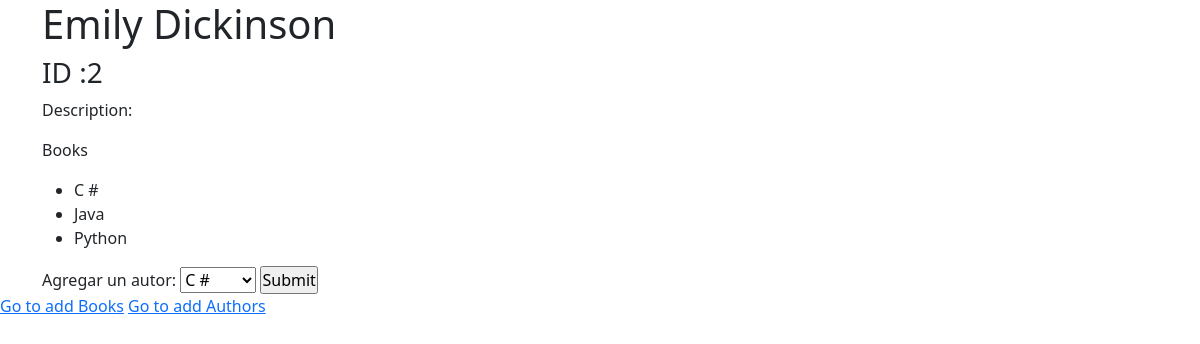
The page /author/2 on the database as committed earlier.
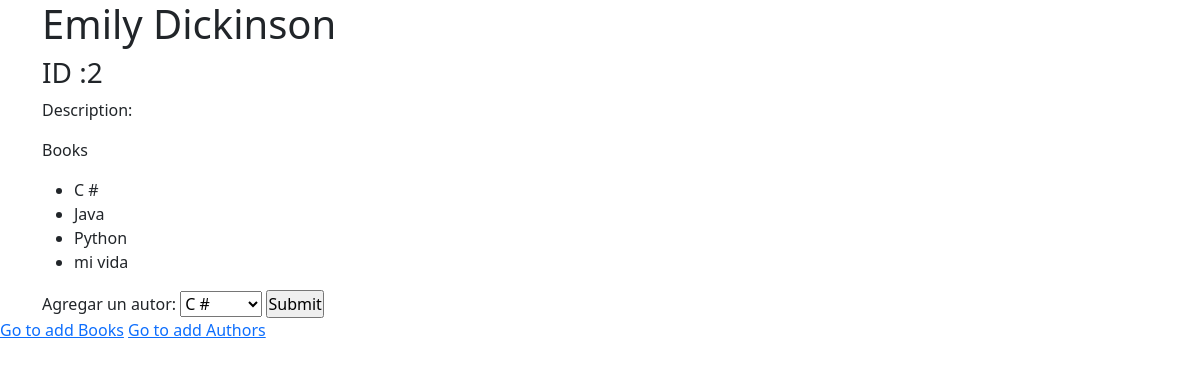
The same page on the database as committed later.
### books_authors_app/models.py (models this page shows)
class book(models.Model):
    title = models.CharField(max_length=255)
    desc = models.TextField()
    created_at = models.DateTimeField(auto_now_add=True)
    updated_at = models.DateTimeField(auto_now=True)

### books_authors_app/views.py (the view, shortened to what this page needs)
# urls.py: path('author/<int:number>', views.view_author),
def view_author(request, number):
    if request.method == "GET":
        datos = {
            'books': models.book.objects.all(),
            'authors': models.author.objects.get(id=number)
        }
        return render(request, "view_author.html", datos)

### books_authors_app/templates/view_author.html (shortened to what this page needs)
<!DOCTYPE html>
<html lang="en">
  <head>
    {% load static %}
    <link rel="stylesheet" href="{% static 'css/view.css'%}" />
    <link
      href="https://cdn.jsdelivr.net/npm/bootstrap@5.0.2/dist/css/bootstrap.min.css"
      rel="stylesheet"
    />
  </head>
  <body>
    <div class="container">
      <h1>{{ authors.first_name }} {{ authors.last_name }}</h1>
      <h3>ID :{{ authors.id }}</h3>
      <p>Description:</p>
    </div>
    <div class="container">
      <p>Books</p>
      <ul>
        {% for book in authors.books.all %}
        <li>{{ book.title }}</li>
        {% endfor %}
      </ul>
    </div>
    <form action="" method="post" class="container">
      <label for="book">Agregar un autor:</label>
      <select id="book" name="book">
        {% for book in books.all %}
        <option value="{{ book.id  }}">{{ book.title }}</option>
        {% endfor %}
      </select>
      <input type="submit" />
    </form>
    <a href="/">Go to add Books</a>
    <a href="/author">Go to add Authors</a>
  </body>
</html>

Rows that differ between the two databases and show on the page:
added book: title "mi vida"
